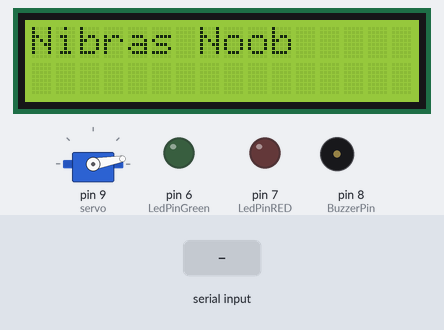
Simulated run of this sketch. Board: Arduino Uno, built with avr-gcc and run on an emulated ATmega328P. Parts: servo, 16×2 character LCD, output pins drawn as LEDs (lit = HIGH), buzzer (waves = sounding, pin HIGH). Dashed ring = blinking. Inputs (shaded band) come from the test bench.

Above: at 1.2 s.
1.3 s: "O" received over Serial
At 2.25 s:
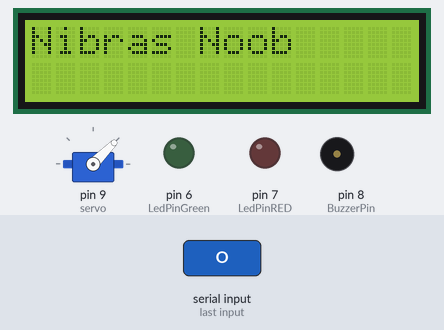
4.2 s: "F" received over Serial
At 4.36 s:
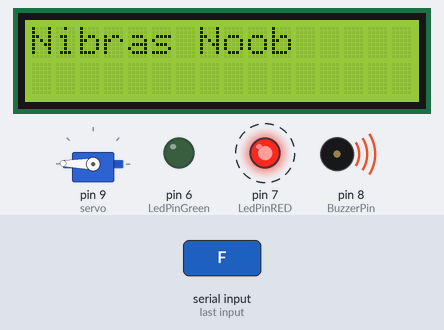
6.1 s: "F" received over Serial
At 7.72 s:
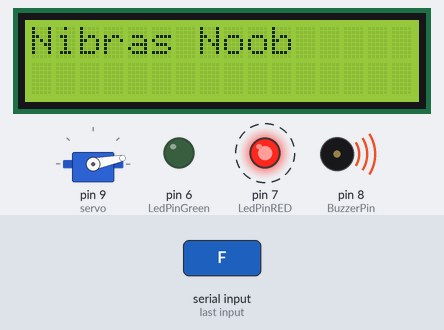
Timing chart, 0 to 12.5 s (numbered marks = the images above; inputs shaded):
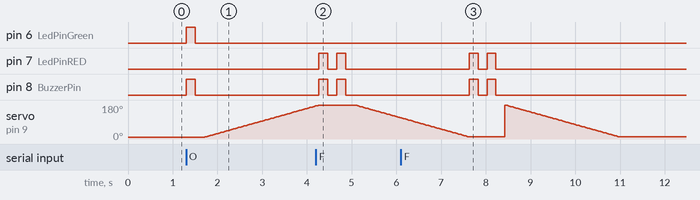

The sketch:

code-arduino.ino
```cpp
#include <Servo.h>
#include <LiquidCrystal.h>
#include "fonc.h"

const int rs = 12, en = 11, d4 = 5, d5 = 4, d6 = 3, d7 = 2;
LiquidCrystal lcd(rs, en, d4, d5, d6, d7);

Servo servo;
int angle = 10;

void setup() {
  Serial.begin(9600);
  setup_all();
  servo.attach(9);
  servo.write(angle);
  lcd.begin(16, 2);
  lcd.print("Nibras Noob");
}

void loop() {


  if (Serial.available()) {
    char Data = Serial.read();


    switch (Data) {
      case 'O':

        oncase();
        for (angle = 10; angle < 180; angle++) {
          servo.write(angle);
          delay(15);
        }

        break;
      case 'F':
        offcase();
        for (angle = 180; angle > 10; angle--) {
          servo.write(angle);
          delay(15);
        }
        break;

    }
  }
}
```

fonc.cpp
```cpp
#include "fonc.h"
#define LedPinRED 7
#define BuzzerPin 8
#define LedPinGreen 6

void setup_all(){

  SetupLED(LedPinRED);
  SetupLED(LedPinGreen);
  SetupLED(BuzzerPin);
}

void oncase(){
        LED_H(LedPinGreen);
        LED_H(BuzzerPin);
        delay(200);
        LED_L(LedPinGreen);
        LED_L(BuzzerPin);
        delay(200);
        LED_L(LedPinGreen);
        LED_L(BuzzerPin);


}

void offcase(){


        LED_H(LedPinRED);
        LED_H(BuzzerPin);
        delay(200);
        LED_L(LedPinRED);
        LED_L(BuzzerPin);
        delay(200);
        LED_H(LedPinRED);
        LED_H(BuzzerPin);
        delay(200);
        LED_L(LedPinRED);
        LED_L(BuzzerPin);
        delay(200);


}

void SetupLED(byte pin){
  pinMode(pin ,OUTPUT);
}
void LED_H(byte pin){
   digitalWrite(pin, HIGH);
}
void LED_L(byte pin){
   digitalWrite(pin, LOW);
}
```

fonc.h
```cpp
#ifndef FONC_H
#define FONC_H
#include "Arduino.h"

void SetupLED(byte pin);
void LED_H(byte pin);
void LED_L(byte pin);
void oncase();
void offcase();
void setup_all();
#endif
```

Measured:
- after the input at 1.3 s, pin 6 (LedPinGreen), pin 8 (BuzzerPin): LOW → HIGH at once, → LOW 0.20 s later; servo on pin 9 (servo): moves from 10° to 175° over 2.5 s, starting after 0.42 s
- after the input at 4.2 s, pin 7 (LedPinRED), pin 8 (BuzzerPin): alternates HIGH for 0.20 s and LOW for 0.20 s, 4 changes in all, then stays LOW, starting after 0.06 s
- after the input at 6.1 s, pin 7 (LedPinRED), pin 8 (BuzzerPin): alternates HIGH for 0.20 s and LOW for 0.20 s, 4 changes in all, then stays LOW, starting after 1.5 s
